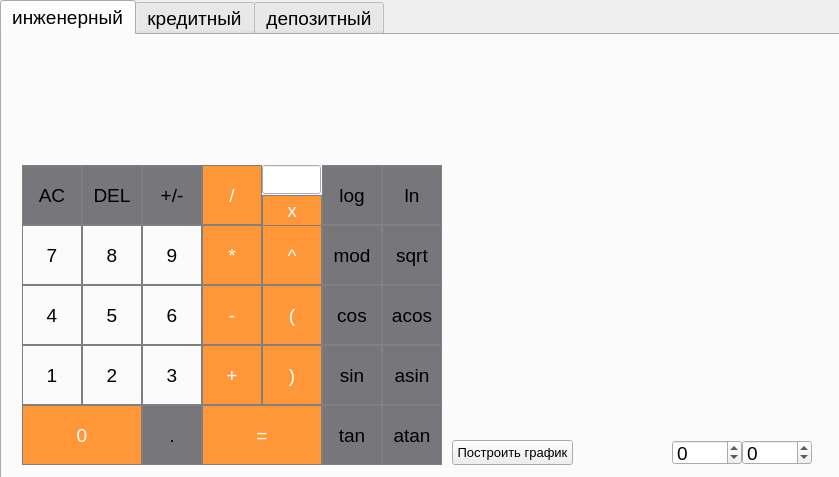
<?xml version="1.0" encoding="UTF-8"?>
<ui version="4.0">
 <class>MainWindow</class>
 <widget class="QMainWindow" name="MainWindow">
  <property name="geometry">
   <rect>
    <x>0</x>
    <y>0</y>
    <width>839</width>
    <height>477</height>
   </rect>
  </property>
  <property name="font">
   <font>
    <pointsize>14</pointsize>
   </font>
  </property>
  <property name="windowTitle">
   <string>MainWindow</string>
  </property>
  <property name="styleSheet">
   <string notr="true"/>
  </property>
  <widget class="QWidget" name="centralwidget">
   <widget class="QTabWidget" name="tabWidget">
    <property name="geometry">
     <rect>
      <x>0</x>
      <y>0</y>
      <width>841</width>
      <height>481</height>
     </rect>
    </property>
    <property name="font">
     <font>
      <pointsize>14</pointsize>
     </font>
    </property>
    <property name="currentIndex">
     <number>0</number>
    </property>
    <widget class="QWidget" name="tab">
     <attribute name="title">
      <string>инженерный</string>
     </attribute>
     <widget class="QPushButton" name="pushButton_cos">
      <property name="geometry">
       <rect>
        <x>320</x>
        <y>250</y>
        <width>60</width>
        <height>60</height>
       </rect>
      </property>
      <property name="font">
       <font>
        <pointsize>14</pointsize>
       </font>
      </property>
      <property name="styleSheet">
       <string notr="true">QPushButton {
  background-color: rgb(119, 118, 123);
  border: 1px solid gray;
}
QPushButton:pressed {
    background-color: qlineargradient(x1: 0, y1: 0, x2: 0, y2: 1,
                                      stop: 0 #BEBEBE, stop: 1 #D7D7D7);
}</string>
      </property>
      <property name="text">
       <string>cos</string>
      </property>
     </widget>
     <widget class="QPushButton" name="pushButton_acos">
      <property name="geometry">
       <rect>
        <x>380</x>
        <y>250</y>
        <width>60</width>
        <height>60</height>
       </rect>
      </property>
      <property name="font">
       <font>
        <pointsize>14</pointsize>
       </font>
      </property>
      <property name="styleSheet">
       <string notr="true">QPushButton {
  background-color: rgb(119, 118, 123);
  border: 1px solid gray;
}
QPushButton:pressed {
    background-color: qlineargradient(x1: 0, y1: 0, x2: 0, y2: 1,
                                      stop: 0 #BEBEBE, stop: 1 #D7D7D7);
}</string>
      </property>
      <property name="text">
       <string>acos</string>
      </property>
     </widget>
     <widget class="QPushButton" name="pushButton_equals">
      <property name="geometry">
       <rect>
        <x>200</x>
        <y>370</y>
        <width>120</width>
        <height>60</height>
       </rect>
      </property>
      <property name="font">
       <font>
        <pointsize>14</pointsize>
       </font>
      </property>
      <property name="styleSheet">
       <string notr="true">QPushButton {
  background-color: rgb(255, 151, 57);
  color: white; 
  border: 1px solid gray;
}

QPushButton:pressed {
    background-color: qlineargradient(x1: 0, y1: 0, x2: 0, y2: 1,
                                      stop: 0 #FF7832, stop: 1 #FF9739);
}</string>
      </property>
      <property name="text">
       <string>=</string>
      </property>
     </widget>
     <widget class="QPushButton" name="AC">
      <property name="geometry">
       <rect>
        <x>20</x>
        <y>130</y>
        <width>60</width>
        <height>60</height>
       </rect>
      </property>
      <property name="font">
       <font>
        <pointsize>14</pointsize>
       </font>
      </property>
      <property name="styleSheet">
       <string notr="true">QPushButton {
  background-color: rgb(119, 118, 123);
  border: 1px solid gray;
}
QPushButton:pressed {
    background-color: qlineargradient(x1: 0, y1: 0, x2: 0, y2: 1,
                                      stop: 0 #BEBEBE, stop: 1 #D7D7D7);
}</string>
      </property>
      <property name="text">
       <string>AC</string>
      </property>
     </widget>
     <widget class="QPushButton" name="null_2">
      <property name="geometry">
       <rect>
        <x>20</x>
        <y>370</y>
        <width>120</width>
        <height>60</height>
       </rect>
      </property>
      <property name="font">
       <font>
        <pointsize>14</pointsize>
       </font>
      </property>
      <property name="styleSheet">
       <string notr="true">QPushButton {
  background-color: rgb(255, 151, 57);
  color: white; 
  border: 1px solid gray;
}

QPushButton:pressed {
    background-color: qlineargradient(x1: 0, y1: 0, x2: 0, y2: 1,
                                      stop: 0 #FF7832, stop: 1 #FF9739);
}</string>
      </property>
      <property name="text">
       <string>0</string>
      </property>
     </widget>
     <widget class="QPushButton" name="one">
      <property name="geometry">
       <rect>
        <x>20</x>
        <y>310</y>
        <width>60</width>
        <height>60</height>
       </rect>
      </property>
      <property name="font">
       <font>
        <pointsize>14</pointsize>
       </font>
      </property>
      <property name="styleSheet">
       <string notr="true">QPushButton {
   border: 1px solid gray;
}
QPushButton:pressed {
    background-color: qlineargradient(x1: 0, y1: 0, x2: 0, y2: 1,
                                      stop: 0 #dadbde, stop: 1 #f6f7fa);
}</string>
      </property>
      <property name="text">
       <string>1</string>
      </property>
     </widget>
     <widget class="QPushButton" name="pushButton_atan">
      <property name="geometry">
       <rect>
        <x>380</x>
        <y>370</y>
        <width>60</width>
        <height>60</height>
       </rect>
      </property>
      <property name="font">
       <font>
        <pointsize>14</pointsize>
       </font>
      </property>
      <property name="styleSheet">
       <string notr="true">QPushButton {
  background-color: rgb(119, 118, 123);
  border: 1px solid gray;
}
QPushButton:pressed {
    background-color: qlineargradient(x1: 0, y1: 0, x2: 0, y2: 1,
                                      stop: 0 #BEBEBE, stop: 1 #D7D7D7);
}</string>
      </property>
      <property name="text">
       <string>atan</string>
      </property>
     </widget>
     <widget class="QPushButton" name="pushButton_sin">
      <property name="geometry">
       <rect>
        <x>320</x>
        <y>310</y>
        <width>60</width>
        <height>60</height>
       </rect>
      </property>
      <property name="font">
       <font>
        <pointsize>14</pointsize>
       </font>
      </property>
      <property name="styleSheet">
       <string notr="true">QPushButton {
  background-color: rgb(119, 118, 123);
  border: 1px solid gray;
}
QPushButton:pressed {
    background-color: qlineargradient(x1: 0, y1: 0, x2: 0, y2: 1,
                                      stop: 0 #BEBEBE, stop: 1 #D7D7D7);
}</string>
      </property>
      <property name="text">
       <string>sin</string>
      </property>
     </widget>
     <widget class="QPushButton" name="seven">
      <property name="geometry">
       <rect>
        <x>20</x>
        <y>190</y>
        <width>60</width>
        <height>60</height>
       </rect>
      </property>
      <property name="font">
       <font>
        <pointsize>14</pointsize>
       </font>
      </property>
      <property name="styleSheet">
       <string notr="true">QPushButton {
   border: 1px solid gray;
}
QPushButton:pressed {
    background-color: qlineargradient(x1: 0, y1: 0, x2: 0, y2: 1,
                                      stop: 0 #dadbde, stop: 1 #f6f7fa);
}</string>
      </property>
      <property name="text">
       <string>7</string>
      </property>
     </widget>
     <widget class="QPushButton" name="dot">
      <property name="geometry">
       <rect>
        <x>140</x>
        <y>370</y>
        <width>60</width>
        <height>60</height>
       </rect>
      </property>
      <property name="font">
       <font>
        <pointsize>14</pointsize>
       </font>
      </property>
      <property name="styleSheet">
       <string notr="true">QPushButton {
  background-color: rgb(119, 118, 123);
  border: 1px solid gray;
}
QPushButton:pressed {
    background-color: qlineargradient(x1: 0, y1: 0, x2: 0, y2: 1,
                                      stop: 0 #BEBEBE, stop: 1 #D7D7D7);
}</string>
      </property>
      <property name="text">
       <string>.</string>
      </property>
     </widget>
     <widget class="QPushButton" name="pushButton_ln">
      <property name="geometry">
       <rect>
        <x>380</x>
        <y>130</y>
        <width>60</width>
        <height>60</height>
       </rect>
      </property>
      <property name="font">
       <font>
        <pointsize>14</pointsize>
       </font>
      </property>
      <property name="styleSheet">
       <string notr="true">QPushButton {
  background-color: rgb(119, 118, 123);
  border: 1px solid gray;
}
QPushButton:pressed {
    background-color: qlineargradient(x1: 0, y1: 0, x2: 0, y2: 1,
                                      stop: 0 #BEBEBE, stop: 1 #D7D7D7);
}</string>
      </property>
      <property name="text">
       <string>ln</string>
      </property>
     </widget>
     <widget class="QPushButton" name="five">
      <property name="geometry">
       <rect>
        <x>80</x>
        <y>250</y>
        <width>60</width>
        <height>60</height>
       </rect>
      </property>
      <property name="font">
       <font>
        <pointsize>14</pointsize>
       </font>
      </property>
      <property name="styleSheet">
       <string notr="true">QPushButton {
   border: 1px solid gray;
}
QPushButton:pressed {
    background-color: qlineargradient(x1: 0, y1: 0, x2: 0, y2: 1,
                                      stop: 0 #dadbde, stop: 1 #f6f7fa);
}</string>
      </property>
      <property name="text">
       <string>5</string>
      </property>
     </widget>
     <widget class="QPushButton" name="h8">
      <property name="geometry">
       <rect>
        <x>80</x>
        <y>190</y>
        <width>60</width>
        <height>60</height>
       </rect>
      </property>
      <property name="font">
       <font>
        <pointsize>14</pointsize>
       </font>
      </property>
      <property name="styleSheet">
       <string notr="true">QPushButton {
   border: 1px solid gray;
}
QPushButton:pressed {
    background-color: qlineargradient(x1: 0, y1: 0, x2: 0, y2: 1,
                                      stop: 0 #dadbde, stop: 1 #f6f7fa);
}</string>
      </property>
      <property name="text">
       <string>8</string>
      </property>
     </widget>
     <widget class="QPushButton" name="nine">
      <property name="geometry">
       <rect>
        <x>140</x>
        <y>190</y>
        <width>60</width>
        <height>60</height>
       </rect>
      </property>
      <property name="font">
       <font>
        <pointsize>14</pointsize>
       </font>
      </property>
      <property name="styleSheet">
       <string notr="true">QPushButton {
   border: 1px solid gray;
}
QPushButton:pressed {
    background-color: qlineargradient(x1: 0, y1: 0, x2: 0, y2: 1,
                                      stop: 0 #dadbde, stop: 1 #f6f7fa);
}</string>
      </property>
      <property name="text">
       <string>9</string>
      </property>
     </widget>
     <widget class="QPushButton" name="pushButton_skob2">
      <property name="geometry">
       <rect>
        <x>260</x>
        <y>310</y>
        <width>60</width>
        <height>60</height>
       </rect>
      </property>
      <property name="font">
       <font>
        <pointsize>14</pointsize>
       </font>
      </property>
      <property name="styleSheet">
       <string notr="true">QPushButton {
  background-color: rgb(255, 151, 57);
  color: white; 
  border: 1px solid gray;
}

QPushButton:pressed {
    background-color: qlineargradient(x1: 0, y1: 0, x2: 0, y2: 1,
                                      stop: 0 #FF7832, stop: 1 #FF9739);
}</string>
      </property>
      <property name="text">
       <string>)</string>
      </property>
     </widget>
     <widget class="QPushButton" name="pushButton_mod">
      <property name="geometry">
       <rect>
        <x>320</x>
        <y>190</y>
        <width>60</width>
        <height>60</height>
       </rect>
      </property>
      <property name="font">
       <font>
        <pointsize>14</pointsize>
       </font>
      </property>
      <property name="styleSheet">
       <string notr="true">QPushButton {
  background-color: rgb(119, 118, 123);
  border: 1px solid gray;
}
QPushButton:pressed {
    background-color: qlineargradient(x1: 0, y1: 0, x2: 0, y2: 1,
                                      stop: 0 #BEBEBE, stop: 1 #D7D7D7);
}</string>
      </property>
      <property name="text">
       <string>mod</string>
      </property>
     </widget>
     <widget class="QPushButton" name="six">
      <property name="geometry">
       <rect>
        <x>140</x>
        <y>250</y>
        <width>60</width>
        <height>60</height>
       </rect>
      </property>
      <property name="font">
       <font>
        <pointsize>14</pointsize>
       </font>
      </property>
      <property name="styleSheet">
       <string notr="true">QPushButton {
   border: 1px solid gray;
}
QPushButton:pressed {
    background-color: qlineargradient(x1: 0, y1: 0, x2: 0, y2: 1,
                                      stop: 0 #dadbde, stop: 1 #f6f7fa);
}</string>
      </property>
      <property name="text">
       <string>6</string>
      </property>
     </widget>
     <widget class="QPushButton" name="pushButton_sqrt">
      <property name="geometry">
       <rect>
        <x>380</x>
        <y>190</y>
        <width>60</width>
        <height>60</height>
       </rect>
      </property>
      <property name="font">
       <font>
        <pointsize>14</pointsize>
       </font>
      </property>
      <property name="styleSheet">
       <string notr="true">QPushButton {
  background-color: rgb(119, 118, 123);
  border: 1px solid gray;
}
QPushButton:pressed {
    background-color: qlineargradient(x1: 0, y1: 0, x2: 0, y2: 1,
                                      stop: 0 #BEBEBE, stop: 1 #D7D7D7);
}</string>
      </property>
      <property name="text">
       <string>sqrt</string>
      </property>
     </widget>
     <widget class="QPushButton" name="three">
      <property name="geometry">
       <rect>
        <x>140</x>
        <y>310</y>
        <width>60</width>
        <height>60</height>
       </rect>
      </property>
      <property name="font">
       <font>
        <pointsize>14</pointsize>
       </font>
      </property>
      <property name="styleSheet">
       <string notr="true">QPushButton {
   border: 1px solid gray;
}
QPushButton:pressed {
    background-color: qlineargradient(x1: 0, y1: 0, x2: 0, y2: 1,
                                      stop: 0 #dadbde, stop: 1 #f6f7fa);
}</string>
      </property>
      <property name="text">
       <string>3</string>
      </property>
     </widget>
     <widget class="QPushButton" name="pushButton_del">
      <property name="geometry">
       <rect>
        <x>200</x>
        <y>130</y>
        <width>60</width>
        <height>60</height>
       </rect>
      </property>
      <property name="font">
       <font>
        <pointsize>14</pointsize>
       </font>
      </property>
      <property name="styleSheet">
       <string notr="true">QPushButton {
  background-color: rgb(255, 151, 57);
  color: white; 
  border: 1px solid gray;
}

QPushButton:pressed {
    background-color: qlineargradient(x1: 0, y1: 0, x2: 0, y2: 1,
                                      stop: 0 #FF7832, stop: 1 #FF9739);
}</string>
      </property>
      <property name="text">
       <string>/</string>
      </property>
     </widget>
     <widget class="QPushButton" name="pushButton_log">
      <property name="geometry">
       <rect>
        <x>320</x>
        <y>130</y>
        <width>60</width>
        <height>60</height>
       </rect>
      </property>
      <property name="font">
       <font>
        <pointsize>14</pointsize>
       </font>
      </property>
      <property name="styleSheet">
       <string notr="true">QPushButton {
  background-color: rgb(119, 118, 123);
  border: 1px solid gray;
}
QPushButton:pressed {
    background-color: qlineargradient(x1: 0, y1: 0, x2: 0, y2: 1,
                                      stop: 0 #BEBEBE, stop: 1 #D7D7D7);
}</string>
      </property>
      <property name="text">
       <string>log</string>
      </property>
     </widget>
     <widget class="QPushButton" name="del">
      <property name="geometry">
       <rect>
        <x>80</x>
        <y>130</y>
        <width>60</width>
        <height>60</height>
       </rect>
      </property>
      <property name="font">
       <font>
        <pointsize>14</pointsize>
       </font>
      </property>
      <property name="styleSheet">
       <string notr="true">QPushButton {
  background-color: rgb(119, 118, 123);
  border: 1px solid gray;
}
QPushButton:pressed {
    background-color: qlineargradient(x1: 0, y1: 0, x2: 0, y2: 1,
                                      stop: 0 #BEBEBE, stop: 1 #D7D7D7);
}</string>
      </property>
      <property name="text">
       <string>DEL</string>
      </property>
     </widget>
     <widget class="QPushButton" name="pushButton_tan">
      <property name="geometry">
       <rect>
        <x>320</x>
        <y>370</y>
        <width>60</width>
        <height>60</height>
       </rect>
      </property>
      <property name="font">
       <font>
        <pointsize>14</pointsize>
       </font>
      </property>
      <property name="styleSheet">
       <string notr="true">QPushButton {
  background-color: rgb(119, 118, 123);
  border: 1px solid gray;
}
QPushButton:pressed {
    background-color: qlineargradient(x1: 0, y1: 0, x2: 0, y2: 1,
                                      stop: 0 #BEBEBE, stop: 1 #D7D7D7);
}</string>
      </property>
      <property name="text">
       <string>tan</string>
      </property>
     </widget>
     <widget class="QPushButton" name="pushButton_pow">
      <property name="geometry">
       <rect>
        <x>260</x>
        <y>190</y>
        <width>60</width>
        <height>60</height>
       </rect>
      </property>
      <property name="font">
       <font>
        <pointsize>14</pointsize>
       </font>
      </property>
      <property name="styleSheet">
       <string notr="true">QPushButton {
  background-color: rgb(255, 151, 57);
  color: white; 
  border: 1px solid gray;
}

QPushButton:pressed {
    background-color: qlineargradient(x1: 0, y1: 0, x2: 0, y2: 1,
                                      stop: 0 #FF7832, stop: 1 #FF9739);
}</string>
      </property>
      <property name="text">
       <string>^</string>
      </property>
     </widget>
     <widget class="QPushButton" name="pushButton_mult">
      <property name="geometry">
       <rect>
        <x>200</x>
        <y>190</y>
        <width>60</width>
        <height>60</height>
       </rect>
      </property>
      <property name="font">
       <font>
        <pointsize>14</pointsize>
       </font>
      </property>
      <property name="styleSheet">
       <string notr="true">QPushButton {
  background-color: rgb(255, 151, 57);
  color: white; 
  border: 1px solid gray;
}

QPushButton:pressed {
    background-color: qlineargradient(x1: 0, y1: 0, x2: 0, y2: 1,
                                      stop: 0 #FF7832, stop: 1 #FF9739);
}</string>
      </property>
      <property name="text">
       <string>*</string>
      </property>
     </widget>
     <widget class="QPushButton" name="pushButton_x">
      <property name="geometry">
       <rect>
        <x>260</x>
        <y>160</y>
        <width>60</width>
        <height>31</height>
       </rect>
      </property>
      <property name="font">
       <font>
        <pointsize>14</pointsize>
       </font>
      </property>
      <property name="styleSheet">
       <string notr="true">QPushButton {
  background-color: rgb(255, 151, 57);
  color: white; 
  border: 1px solid gray;
}

QPushButton:pressed {
    background-color: qlineargradient(x1: 0, y1: 0, x2: 0, y2: 1,
                                      stop: 0 #FF7832, stop: 1 #FF9739);
}</string>
      </property>
      <property name="text">
       <string>x</string>
      </property>
     </widget>
     <widget class="QLabel" name="label">
      <property name="geometry">
       <rect>
        <x>20</x>
        <y>30</y>
        <width>421</width>
        <height>91</height>
       </rect>
      </property>
      <property name="font">
       <font>
        <pointsize>14</pointsize>
       </font>
      </property>
      <property name="text">
       <string/>
      </property>
      <property name="alignment">
       <set>Qt::AlignLeading|Qt::AlignLeft|Qt::AlignTop</set>
      </property>
      <property name="wordWrap">
       <bool>true</bool>
      </property>
     </widget>
     <widget class="QPushButton" name="plus">
      <property name="geometry">
       <rect>
        <x>200</x>
        <y>310</y>
        <width>60</width>
        <height>60</height>
       </rect>
      </property>
      <property name="font">
       <font>
        <pointsize>14</pointsize>
       </font>
      </property>
      <property name="styleSheet">
       <string notr="true">QPushButton {
  background-color: rgb(255, 151, 57);
  color: white; 
  border: 1px solid gray;
}

QPushButton:pressed {
    background-color: qlineargradient(x1: 0, y1: 0, x2: 0, y2: 1,
                                      stop: 0 #FF7832, stop: 1 #FF9739);
}</string>
      </property>
      <property name="text">
       <string>+</string>
      </property>
     </widget>
     <widget class="QPushButton" name="minus">
      <property name="geometry">
       <rect>
        <x>200</x>
        <y>250</y>
        <width>60</width>
        <height>60</height>
       </rect>
      </property>
      <property name="font">
       <font>
        <pointsize>14</pointsize>
       </font>
      </property>
      <property name="styleSheet">
       <string notr="true">QPushButton {
  background-color: rgb(255, 151, 57);
  color: white; 
  border: 1px solid gray;
}

QPushButton:pressed {
    background-color: qlineargradient(x1: 0, y1: 0, x2: 0, y2: 1,
                                      stop: 0 #FF7832, stop: 1 #FF9739);
}</string>
      </property>
      <property name="text">
       <string>-</string>
      </property>
     </widget>
     <widget class="QPushButton" name="two">
      <property name="geometry">
       <rect>
        <x>80</x>
        <y>310</y>
        <width>60</width>
        <height>60</height>
       </rect>
      </property>
      <property name="font">
       <font>
        <pointsize>14</pointsize>
       </font>
      </property>
      <property name="styleSheet">
       <string notr="true">QPushButton {
   border: 1px solid gray;
}
QPushButton:pressed {
    background-color: qlineargradient(x1: 0, y1: 0, x2: 0, y2: 1,
                                      stop: 0 #dadbde, stop: 1 #f6f7fa);
}</string>
      </property>
      <property name="text">
       <string>2</string>
      </property>
     </widget>
     <widget class="QPushButton" name="four">
      <property name="geometry">
       <rect>
        <x>20</x>
        <y>250</y>
        <width>60</width>
        <height>60</height>
       </rect>
      </property>
      <property name="font">
       <font>
        <pointsize>14</pointsize>
       </font>
      </property>
      <property name="styleSheet">
       <string notr="true">QPushButton {
   border: 1px solid gray;
}
QPushButton:pressed {
    background-color: qlineargradient(x1: 0, y1: 0, x2: 0, y2: 1,
                                      stop: 0 #dadbde, stop: 1 #f6f7fa);
}</string>
      </property>
      <property name="text">
       <string>4</string>
      </property>
     </widget>
     <widget class="QPushButton" name="pushButton_plmin">
      <property name="geometry">
       <rect>
        <x>140</x>
        <y>130</y>
        <width>60</width>
        <height>60</height>
       </rect>
      </property>
      <property name="font">
       <font>
        <pointsize>14</pointsize>
       </font>
      </property>
      <property name="styleSheet">
       <string notr="true">QPushButton {
  background-color: rgb(119, 118, 123);
  border: 1px solid gray;
}
QPushButton:pressed {
    background-color: qlineargradient(x1: 0, y1: 0, x2: 0, y2: 1,
                                      stop: 0 #BEBEBE, stop: 1 #D7D7D7);
}</string>
      </property>
      <property name="text">
       <string>+/-</string>
      </property>
     </widget>
     <widget class="QPushButton" name="pushButton_asin">
      <property name="geometry">
       <rect>
        <x>380</x>
        <y>310</y>
        <width>60</width>
        <height>60</height>
       </rect>
      </property>
      <property name="font">
       <font>
        <pointsize>14</pointsize>
       </font>
      </property>
      <property name="styleSheet">
       <string notr="true">QPushButton {
  background-color: rgb(119, 118, 123);
  border: 1px solid gray;
}
QPushButton:pressed {
    background-color: qlineargradient(x1: 0, y1: 0, x2: 0, y2: 1,
                                      stop: 0 #BEBEBE, stop: 1 #D7D7D7);
}</string>
      </property>
      <property name="text">
       <string>asin</string>
      </property>
     </widget>
     <widget class="QPushButton" name="pushButton_skob1">
      <property name="geometry">
       <rect>
        <x>260</x>
        <y>250</y>
        <width>60</width>
        <height>60</height>
       </rect>
      </property>
      <property name="font">
       <font>
        <pointsize>14</pointsize>
       </font>
      </property>
      <property name="styleSheet">
       <string notr="true">QPushButton {
  background-color: rgb(255, 151, 57);
  color: white; 
  border: 1px solid gray;
}

QPushButton:pressed {
    background-color: qlineargradient(x1: 0, y1: 0, x2: 0, y2: 1,
                                      stop: 0 #FF7832, stop: 1 #FF9739);
}</string>
      </property>
      <property name="text">
       <string>(</string>
      </property>
     </widget>
     <widget class="QLineEdit" name="x_val">
      <property name="geometry">
       <rect>
        <x>260</x>
        <y>130</y>
        <width>59</width>
        <height>29</height>
       </rect>
      </property>
      <property name="styleSheet">
       <string notr="true">QPushButton {
  background-color: rgb(255, 151, 57);
  color: white; 
  border: 1px solid gray;
}</string>
      </property>
      <property name="inputMask">
       <string/>
      </property>
     </widget>
     <widget class="QPushButton" name="pushButton_plot_graph">
      <property name="enabled">
       <bool>true</bool>
      </property>
      <property name="geometry">
       <rect>
        <x>450</x>
        <y>405</y>
        <width>121</width>
        <height>25</height>
       </rect>
      </property>
      <property name="font">
       <font>
        <pointsize>10</pointsize>
       </font>
      </property>
      <property name="text">
       <string>Построить график</string>
      </property>
     </widget>
     <widget class="QSpinBox" name="spinBox_max">
      <property name="geometry">
       <rect>
        <x>740</x>
        <y>405</y>
        <width>70</width>
        <height>25</height>
       </rect>
      </property>
      <property name="minimum">
       <number>-1000000</number>
      </property>
      <property name="maximum">
       <number>1000000</number>
      </property>
     </widget>
     <widget class="QSpinBox" name="spinBox_min">
      <property name="geometry">
       <rect>
        <x>670</x>
        <y>405</y>
        <width>70</width>
        <height>25</height>
       </rect>
      </property>
      <property name="minimum">
       <number>-1000000</number>
      </property>
      <property name="maximum">
       <number>1000000</number>
      </property>
     </widget>
     <widget class="QCustomPlot" name="customPlot" native="true">
      <property name="geometry">
       <rect>
        <x>449</x>
        <y>29</y>
        <width>371</width>
        <height>371</height>
       </rect>
      </property>
     </widget>
    </widget>
    <widget class="QWidget" name="tab_2">
     <attribute name="title">
      <string>кредитный</string>
     </attribute>
     <widget class="QLineEdit" name="loan_amount">
      <property name="geometry">
       <rect>
        <x>120</x>
        <y>60</y>
        <width>231</width>
        <height>25</height>
       </rect>
      </property>
     </widget>
     <widget class="QLabel" name="label2">
      <property name="geometry">
       <rect>
        <x>0</x>
        <y>60</y>
        <width>111</width>
        <height>25</height>
       </rect>
      </property>
      <property name="font">
       <font>
        <pointsize>11</pointsize>
       </font>
      </property>
      <property name="text">
       <string>Сумма кредита</string>
      </property>
     </widget>
     <widget class="QLabel" name="label3">
      <property name="geometry">
       <rect>
        <x>0</x>
        <y>120</y>
        <width>111</width>
        <height>25</height>
       </rect>
      </property>
      <property name="font">
       <font>
        <pointsize>11</pointsize>
       </font>
      </property>
      <property name="text">
       <string>Срок кредита</string>
      </property>
     </widget>
     <widget class="QLineEdit" name="loan_term">
      <property name="geometry">
       <rect>
        <x>110</x>
        <y>120</y>
        <width>241</width>
        <height>25</height>
       </rect>
      </property>
     </widget>
     <widget class="QLabel" name="label_4">
      <property name="geometry">
       <rect>
        <x>0</x>
        <y>180</y>
        <width>141</width>
        <height>25</height>
       </rect>
      </property>
      <property name="font">
       <font>
        <pointsize>11</pointsize>
       </font>
      </property>
      <property name="text">
       <string>Процентная ставка</string>
      </property>
     </widget>
     <widget class="QLineEdit" name="interest_rate">
      <property name="geometry">
       <rect>
        <x>140</x>
        <y>180</y>
        <width>211</width>
        <height>25</height>
       </rect>
      </property>
     </widget>
     <widget class="QComboBox" name="set_period">
      <property name="geometry">
       <rect>
        <x>260</x>
        <y>150</y>
        <width>91</width>
        <height>25</height>
       </rect>
      </property>
      <property name="font">
       <font>
        <pointsize>11</pointsize>
       </font>
      </property>
      <item>
       <property name="text">
        <string>Лет</string>
       </property>
      </item>
      <item>
       <property name="text">
        <string>Месяцев</string>
       </property>
      </item>
     </widget>
     <widget class="QLabel" name="label_5">
      <property name="geometry">
       <rect>
        <x>10</x>
        <y>230</y>
        <width>221</width>
        <height>25</height>
       </rect>
      </property>
      <property name="font">
       <font>
        <pointsize>11</pointsize>
       </font>
      </property>
      <property name="text">
       <string>Тип ежемесячного платежа</string>
      </property>
     </widget>
     <widget class="QRadioButton" name="annuities">
      <property name="geometry">
       <rect>
        <x>10</x>
        <y>260</y>
        <width>191</width>
        <height>23</height>
       </rect>
      </property>
      <property name="font">
       <font>
        <pointsize>11</pointsize>
       </font>
      </property>
      <property name="text">
       <string>аннуитетный</string>
      </property>
     </widget>
     <widget class="QRadioButton" name="differentiated">
      <property name="geometry">
       <rect>
        <x>10</x>
        <y>280</y>
        <width>191</width>
        <height>23</height>
       </rect>
      </property>
      <property name="font">
       <font>
        <pointsize>11</pointsize>
       </font>
      </property>
      <property name="text">
       <string>дифференцированный</string>
      </property>
     </widget>
     <widget class="QPushButton" name="calc_credit">
      <property name="geometry">
       <rect>
        <x>290</x>
        <y>340</y>
        <width>261</width>
        <height>25</height>
       </rect>
      </property>
      <property name="text">
       <string>Расчитать</string>
      </property>
     </widget>
     <widget class="QLabel" name="label_7">
      <property name="geometry">
       <rect>
        <x>410</x>
        <y>120</y>
        <width>111</width>
        <height>25</height>
       </rect>
      </property>
      <property name="font">
       <font>
        <pointsize>11</pointsize>
       </font>
      </property>
      <property name="text">
       <string>Общая выплата</string>
      </property>
     </widget>
     <widget class="QLabel" name="label_8">
      <property name="geometry">
       <rect>
        <x>410</x>
        <y>180</y>
        <width>111</width>
        <height>25</height>
       </rect>
      </property>
      <property name="font">
       <font>
        <pointsize>11</pointsize>
       </font>
      </property>
      <property name="text">
       <string>Переплата</string>
      </property>
     </widget>
     <widget class="QLabel" name="label_9">
      <property name="geometry">
       <rect>
        <x>410</x>
        <y>60</y>
        <width>161</width>
        <height>25</height>
       </rect>
      </property>
      <property name="font">
       <font>
        <pointsize>11</pointsize>
       </font>
      </property>
      <property name="text">
       <string>Ежемесячный платеж</string>
      </property>
     </widget>
     <widget class="QLineEdit" name="pay_month">
      <property name="geometry">
       <rect>
        <x>570</x>
        <y>60</y>
        <width>231</width>
        <height>25</height>
       </rect>
      </property>
     </widget>
     <widget class="QLineEdit" name="result_sum">
      <property name="geometry">
       <rect>
        <x>530</x>
        <y>120</y>
        <width>271</width>
        <height>25</height>
       </rect>
      </property>
     </widget>
     <widget class="QLineEdit" name="overpay">
      <property name="geometry">
       <rect>
        <x>490</x>
        <y>180</y>
        <width>311</width>
        <height>25</height>
       </rect>
      </property>
     </widget>
     <widget class="QLabel" name="label_10">
      <property name="geometry">
       <rect>
        <x>360</x>
        <y>60</y>
        <width>21</width>
        <height>25</height>
       </rect>
      </property>
      <property name="font">
       <font>
        <pointsize>11</pointsize>
       </font>
      </property>
      <property name="text">
       <string>₽</string>
      </property>
     </widget>
     <widget class="QLabel" name="label_11">
      <property name="geometry">
       <rect>
        <x>810</x>
        <y>180</y>
        <width>21</width>
        <height>25</height>
       </rect>
      </property>
      <property name="font">
       <font>
        <pointsize>11</pointsize>
       </font>
      </property>
      <property name="text">
       <string>₽</string>
      </property>
     </widget>
     <widget class="QLabel" name="label_12">
      <property name="geometry">
       <rect>
        <x>810</x>
        <y>120</y>
        <width>21</width>
        <height>25</height>
       </rect>
      </property>
      <property name="font">
       <font>
        <pointsize>11</pointsize>
       </font>
      </property>
      <property name="text">
       <string>₽</string>
      </property>
     </widget>
     <widget class="QLabel" name="label_13">
      <property name="geometry">
       <rect>
        <x>810</x>
        <y>60</y>
        <width>21</width>
        <height>25</height>
       </rect>
      </property>
      <property name="font">
       <font>
        <pointsize>11</pointsize>
       </font>
      </property>
      <property name="text">
       <string>₽</string>
      </property>
     </widget>
     <widget class="QLabel" name="label_14">
      <property name="geometry">
       <rect>
        <x>360</x>
        <y>180</y>
        <width>21</width>
        <height>25</height>
       </rect>
      </property>
      <property name="font">
       <font>
        <pointsize>11</pointsize>
       </font>
      </property>
      <property name="text">
       <string>%</string>
      </property>
     </widget>
    </widget>
    <widget class="QWidget" name="tab_3">
     <attribute name="title">
      <string>депозитный</string>
     </attribute>
     <widget class="QLabel" name="label_2">
      <property name="geometry">
       <rect>
        <x>0</x>
        <y>0</y>
        <width>841</width>
        <height>441</height>
       </rect>
      </property>
      <property name="text">
       <string/>
      </property>
     </widget>
    </widget>
   </widget>
  </widget>
 </widget>
 <customwidgets>
  <customwidget>
   <class>QCustomPlot</class>
   <extends>QWidget</extends>
   <header>qcustomplot.h</header>
   <container>1</container>
  </customwidget>
 </customwidgets>
 <resources/>
 <connections/>
</ui>
